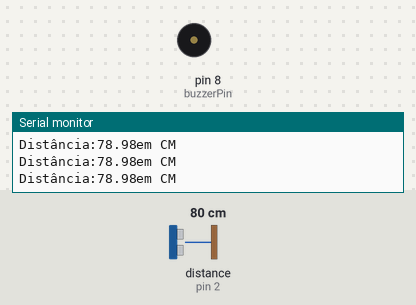
This sketch was run on a simulated Arduino Uno, built with avr-gcc and run on an emulated ATmega328P. Parts: buzzer (waves = sounding), the last lines printed to the serial monitor. Wiring (inferred from the names in the program): ultrasonic range finder: trigger pin 3; echo pin 2. The inputs (shaded band) are chosen by the test bench; at power-on: distance to the obstacle (sensor on pin 2) 80 cm. The echo pulse lasts 58.3 µs per cm.

Above: at 1.2 s.
1.3 s: distance to the obstacle (sensor on pin 2) set to 18 cm
2.8 s: distance to the obstacle (sensor on pin 2) set to 13 cm
At 3.14 s:
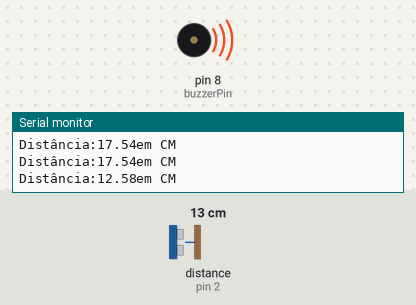
5.8 s: distance to the obstacle (sensor on pin 2) set to 120 cm
At 5.8 s:
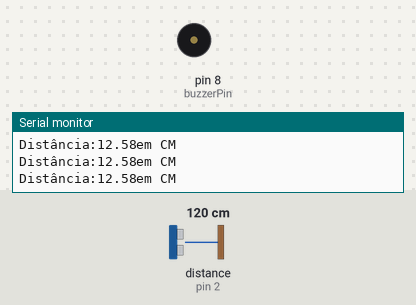
7.3 s: distance to the obstacle (sensor on pin 2) set to 2 cm
At 7.94 s:
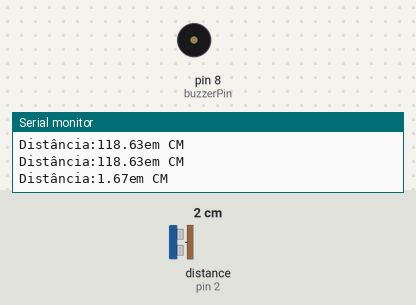
Timing chart, 0 to 11.3 s (numbered marks = the images above; inputs shaded):
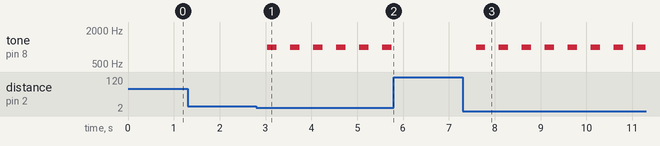

The sketch:

incredible_waasa1.ino
```cpp
// C++ code
//
const int trigPin = 3;
const int echoPin = 2;
const int buzzerPin = 8;
const int led = 12;
void setup()
{
Serial.begin(9600);
 pinMode(trigPin, OUTPUT);
  pinMode(echoPin, INPUT);
  pinMode(buzzerPin, OUTPUT);
}

void loop()
{
long duracao;
float distancia;

 digitalWrite(trigPin, LOW);
 delayMicroseconds(2);

  digitalWrite(trigPin, HIGH);
  delayMicroseconds(10);
  digitalWrite(trigPin, LOW);

  duracao = pulseIn(echoPin, HIGH);

  distancia = duracao * 0.034/2;

  Serial.print("Distância:");
  Serial.print(distancia);
  Serial.println("em CM");
  if(distancia <15) {
    tone(buzzerPin, 1000);
    delay(200);
    noTone(buzzerPin);
    digitalWrite(led, HIGH);
  }
  else{
    digitalWrite(led, LOW);
}


  delay(300);
}
```

Measured:
- the behaviour switches between 16 and 15 cm on distance to the obstacle (sensor on pin 2) (found by bisection; images 0 and 1)
- after the input at 2.8 s, tone on pin 8 (buzzerPin): alternates 1000 Hz for 0.20 s and silent for 0.30 s, starting after 0.24 s
- after the input at 5.8 s, tone on pin 8 (buzzerPin): stops changing and stays silent
- after the input at 7.3 s, tone on pin 8 (buzzerPin): alternates 1000 Hz for 0.20 s and silent for 0.30 s, starting after 0.29 s
